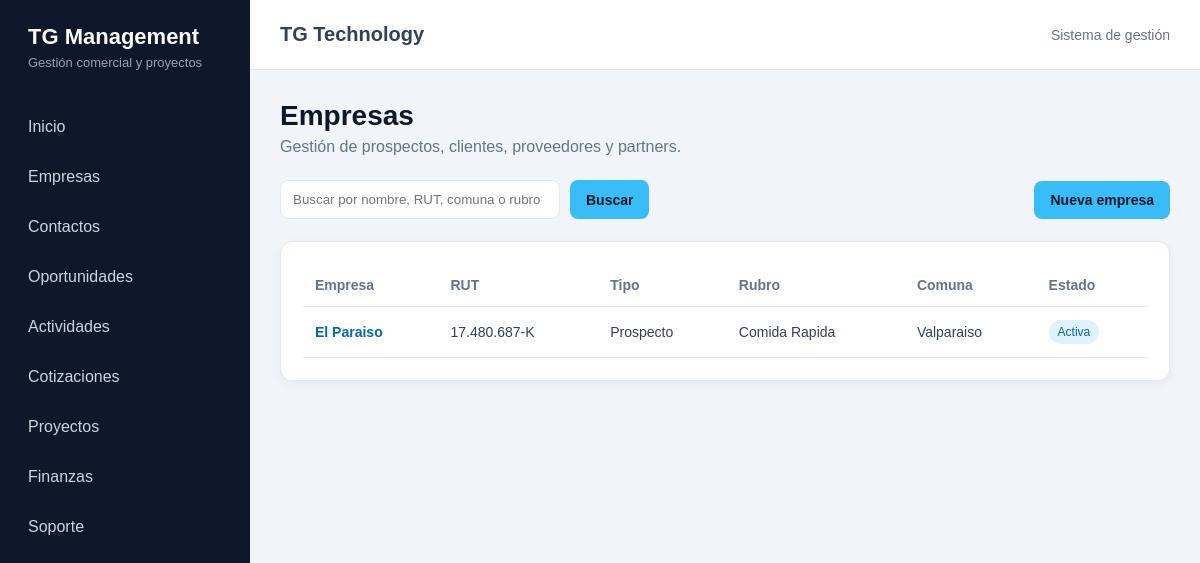
The app's page /crm/empresas/, older data.
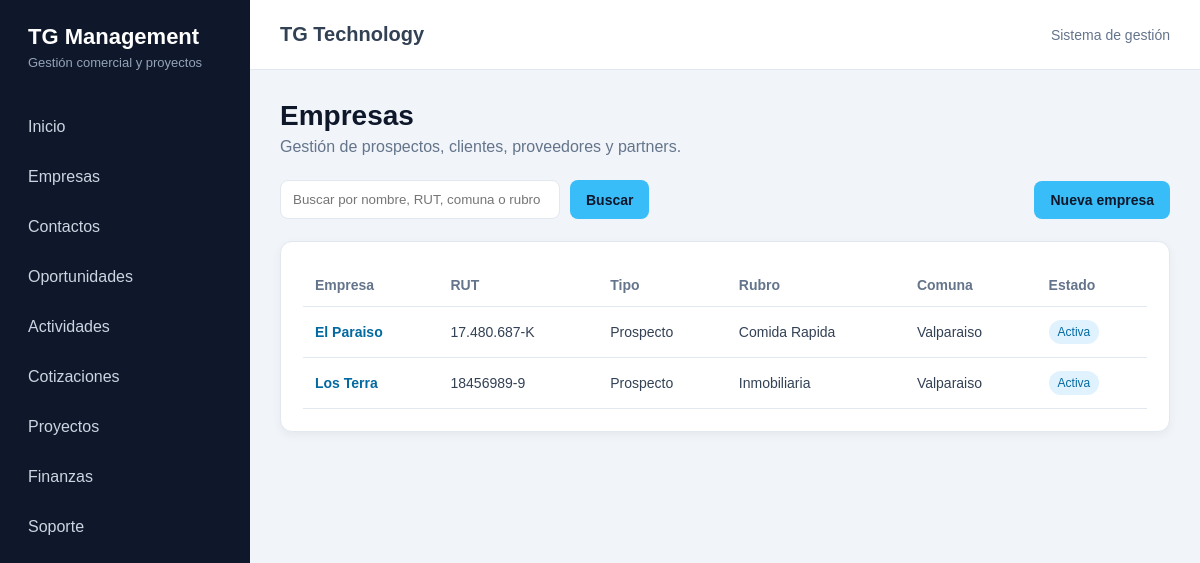
The same page, newer data.
### crm/models.py (models this page shows)
class Empresa(models.Model):
    class TipoEmpresa(models.TextChoices):
        PROSPECTO = "PROSPECTO", "Prospecto"
        CLIENTE = "CLIENTE", "Cliente"
        PROVEEDOR = "PROVEEDOR", "Proveedor"
        PARTNER = "PARTNER", "Partner"
    class EstadoEmpresa(models.TextChoices):
        ACTIVA = "ACTIVA", "Activa"
        INACTIVA = "INACTIVA", "Inactiva"
    razon_social = models.CharField(
        "Razón social",
        max_length=200,
    )
    nombre_fantasia = models.CharField(
        "Nombre de fantasía",
        max_length=200,
        blank=True,
    )
    rut = models.CharField(
        "RUT",
        max_length=20,
        blank=True,
        unique=True,
        null=True,
    )
    tipo = models.CharField(
        "Tipo de empresa",
        max_length=20,
        choices=TipoEmpresa.choices,
        default=TipoEmpresa.PROSPECTO,
    )
    rubro = models.CharField(
        "Rubro",
        max_length=150,
        blank=True,
    )
    sitio_web = models.URLField(
        "Sitio web",
        blank=True,
    )
    telefono = models.CharField(
        "Teléfono",
        max_length=30,
        blank=True,
    )
    email = models.EmailField(
        "Correo electrónico",
        blank=True,
    )
    direccion = models.CharField(
        "Dirección",
        max_length=250,
        blank=True,
    )
    comuna = models.CharField(
        "Comuna",
        max_length=100,
        blank=True,
    )
    region = models.CharField(
        "Región",
        max_length=100,
        blank=True,
    )
    estado = models.CharField(
        "Estado",
        max_length=20,
        choices=EstadoEmpresa.choices,
        default=EstadoEmpresa.ACTIVA,
    )
    observaciones = models.TextField(
        "Observaciones",
        blank=True,
    )
    creado_por = models.ForeignKey(
        settings.AUTH_USER_MODEL,
        verbose_name="Creado por",
        on_delete=models.SET_NULL,
        null=True,
        blank=True,
        related_name="empresas_creadas",
    )
    fecha_creacion = models.DateTimeField(
        "Fecha de creación",
        auto_now_add=True,
    )
    fecha_actualizacion = models.DateTimeField(
        "Última actualización",
        auto_now=True,
    )
    class Meta:
        verbose_name = "Empresa"
        verbose_name_plural = "Empresas"
        ordering = ["razon_social"]
    def __str__(self):
        return self.nombre_fantasia or self.razon_social

### crm/views.py (the view, shortened to what this page needs)
def empresa_lista(request):
    busqueda = request.GET.get("q", "").strip()
    empresas = Empresa.objects.all()
    contexto = {
        "empresas": empresas,
        "busqueda": busqueda,
    }
    return render(
        request,
        "crm/empresa_lista.html",
        contexto,
    )

### crm/templates/crm/empresa_lista.html (shortened to what this page needs)
{% extends "core/base.html" %}
{% block content %}
    <div class="encabezado-pagina">
        <h1>Empresas</h1>
        <p>
            Gestión de prospectos, clientes, proveedores y partners.
        </p>
    </div>
    <div class="acciones">
        <form method="get" class="buscador">
            <input
                type="text"
                name="q"
                value="{{ busqueda }}"
                placeholder="Buscar por nombre, RUT, comuna o rubro"
            >
            <button type="submit" class="boton">
                Buscar
            </button>
        </form>
        <a
            href="{% url 'crm:empresa_crear' %}"
            class="boton"
        >
            Nueva empresa
        </a>
    </div>
    <div class="panel">
        {% if empresas %}
            <table>
                <thead>
                    <tr>
                        <th>Empresa</th>
                        <th>RUT</th>
                        <th>Tipo</th>
                        <th>Rubro</th>
                        <th>Comuna</th>
                        <th>Estado</th>
                    </tr>
                </thead>
                <tbody>
                    {% for empresa in empresas %}
                        <tr>
                            <td>
                                <a
                                    href="{% url 'crm:empresa_detalle' empresa.pk %}"
                                    class="enlace-tabla"
                                >
                                    {{ empresa }}
                                </a>
                            </td>
                            <td>
                                {{ empresa.rut|default:"—" }}
                            </td>
                            <td>
                                {{ empresa.get_tipo_display }}
                            </td>
                            <td>
                                {{ empresa.rubro|default:"—" }}
                            </td>
                            <td>
                                {{ empresa.comuna|default:"—" }}
                            </td>
                            <td>
                                <span class="estado">
                                    {{ empresa.get_estado_display }}
                                </span>
                            </td>
                        </tr>
                    {% endfor %}
                </tbody>
            </table>
        {% endif %}
    </div>
{% endblock %}

Row changes from the older to the newer data that the page shows:
added Empresa: nombre_fantasia "Los Terra", rut "18456989-9", tipo "Prospecto", rubro "Inmobiliaria", comuna "Valparaiso", estado "Activa"
